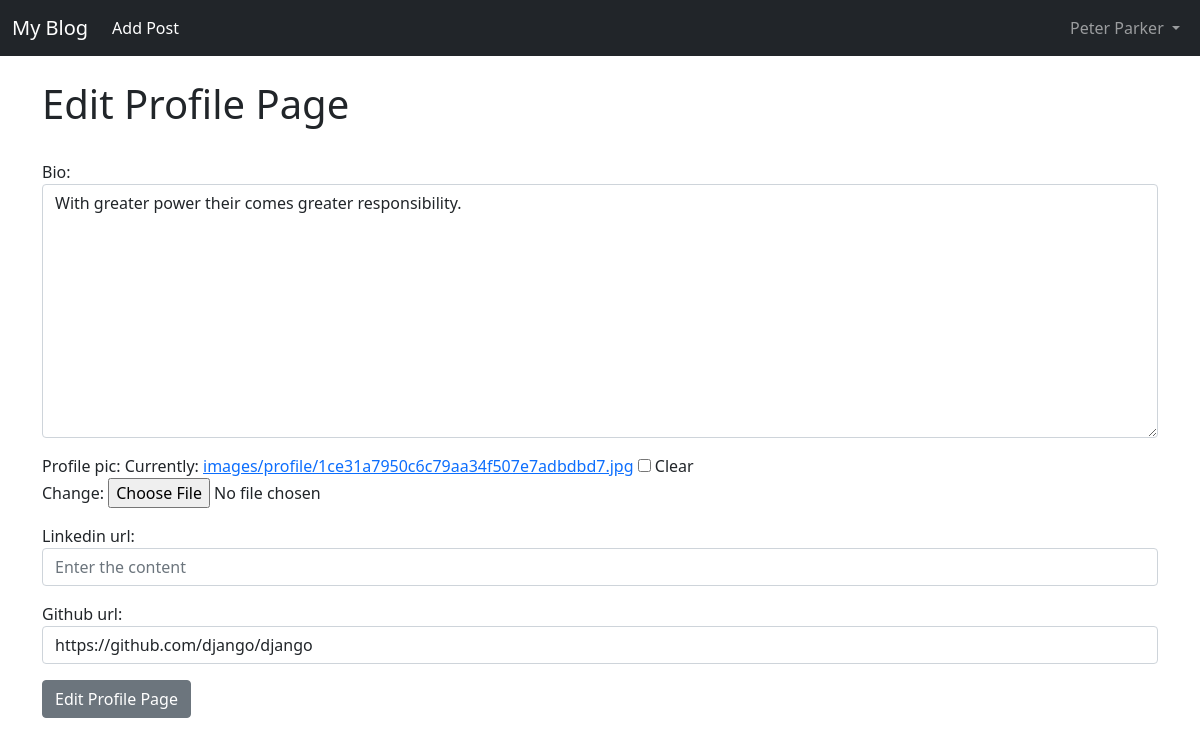
Screenshot of /members/2/edit_profile_page/ (signed in) with the database file from the repository.
### post/models.py (models this page shows, shortened)
class Profile(models.Model):
    user = models.OneToOneField(User, null=True, on_delete=models.CASCADE)
    bio = models.TextField()
    profile_pic = models.ImageField(null=True, blank= True, upload_to='images/profile')
    linkedin_url = models.CharField(max_length=255, null=True, blank=True)
    github_url = models.CharField(max_length=255, null=True, blank=True)

### member/views.py (the view)
# urls.py: path('<int:pk>/edit_profile_page/', EditProfilePageView.as_view(), name = 'edit_profile_page'),
class EditProfilePageView(generic.UpdateView):
    model = Profile
    template_name = 'registration/edit_profile_page.html'
    form_class = ProfilePageForm
    success_url = reverse_lazy('home')

### member/forms.py
class ProfilePageForm(forms.ModelForm):
    class Meta:
        model = Profile
        fields = ('bio', 'profile_pic', 'linkedin_url', 'github_url')
        widgets = {
            'bio': forms.Textarea(attrs={'class':'form-control', 'placeholder':'Enter the title'}),
            'profile_pic': forms.ClearableFileInput(attrs={'class': 'form-control-file'}),
            'linkedin_url': forms.TextInput(attrs={'class':'form-control', 'placeholder':'Enter the content'}),
            'github_url': forms.TextInput(attrs={'class':'form-control', 'placeholder':'Enter the content'}),
        }

### member/templates/registration/edit_profile_page.html (shortened to what this page needs)
{% extends "base.html" %}
{% block content %}
{% if user.is_authenticated %}
    {% if user.id == profile.user.id%}
        <h1> Edit Profile Page </h1>
        <br/>
        <div class="from-group">
            <form method = "POST" enctype = 'multipart/form-data'>
                {{form.as_p}}
                <button type="submit" class="btn btn-secondary">Edit Profile Page</button>
        </div>
    {% else %}
        <h1> You're not allowed </h1>
    {% endif %}
{% else %}
    <h1> You're not allowed </h1>
{% endif %}
{% endblock %}

### post/templates/nav.html (shortened to what this page needs)
<nav class="navbar navbar-expand-lg navbar-dark bg-dark">
    <div class="container-fluid">
      <a class="navbar-brand" href="{% url 'home' %}">My Blog</a>
      <div class="collapse navbar-collapse" id="navbarNav">
        <ul class="navbar-nav mr-auto">
          {% if user.is_authenticated %}
            <li class="nav-item">
              <a class="nav-link active" aria-current="page" href="{% url 'add_post' %}">Add Post</a>
            </li>
          {% endif %}
        </ul>
      </div>
      {% if user.is_authenticated %}
          <ul class="navbar-nav ml-auto">
            <li class="nav-item dropdown">
              <a class="nav-link dropdown-toggle" href="#" id="navbarDropdown" role="button" data-bs-toggle="dropdown" aria-expanded="false">
                {{user.first_name}}
                {{user.last_name}}
              </a>
          </li>
        </ul>
      {% endif %}
    </div>
  </nav>
  <br/>
  <div class="container">

### rows the page displays
Profile: bio "With greater power their comes greater responsibility.", github_url "https://github.com/django/django"

### other values shown
{{ user.first_name }} "Peter"
{{ user.last_name }} "Parker"
